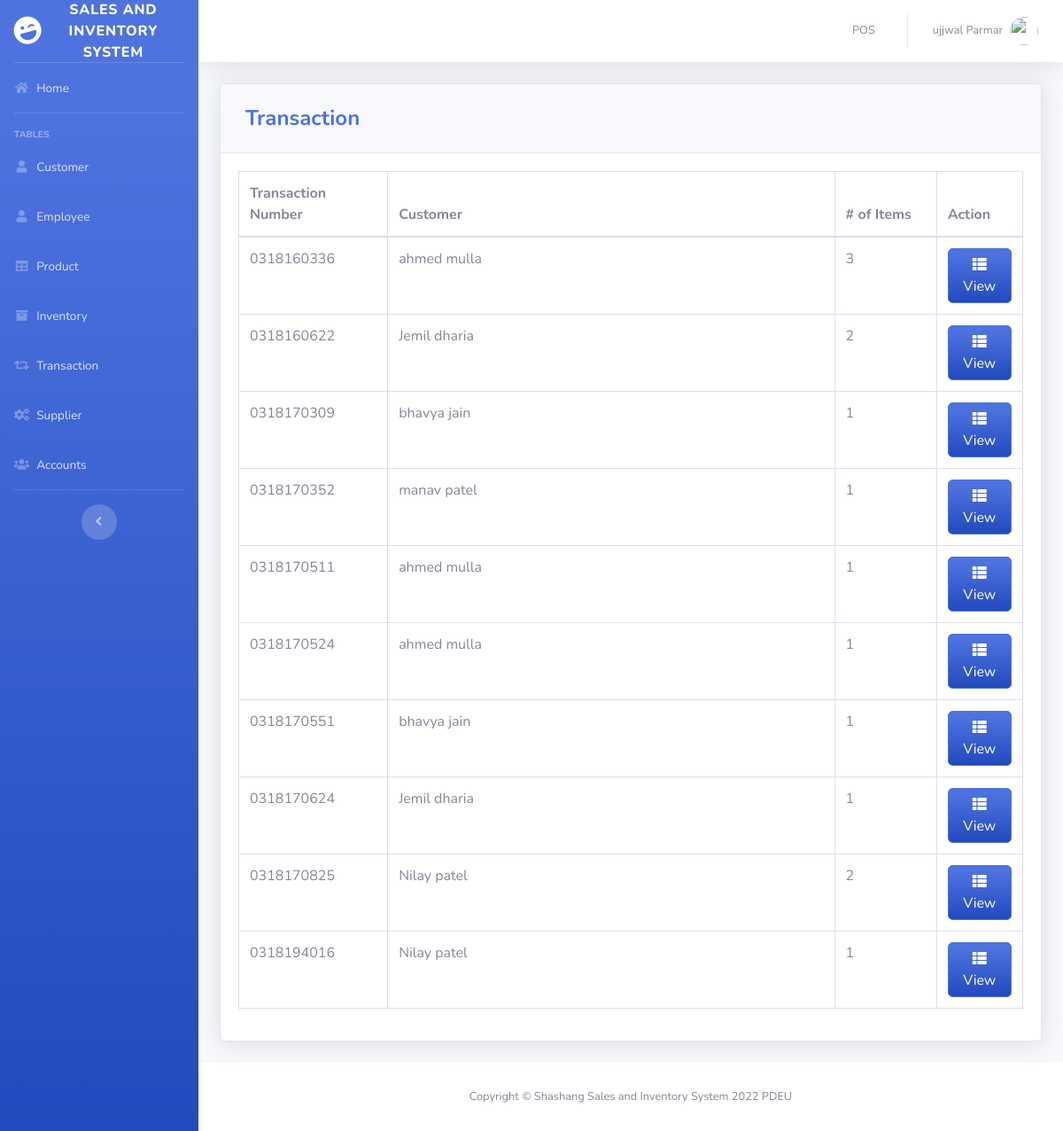
The page /pages/transaction.php (signed in) on the database its author committed.
### tables this page shows
CREATE TABLE `transaction` (
  `TRANS_ID` int(50) NOT NULL,
  `CUST_ID` int(11) DEFAULT NULL,
  `NUMOFITEMS` varchar(250) NOT NULL,
  `SUBTOTAL` varchar(50) NOT NULL,
  `LESSVAT` varchar(50) NOT NULL,
  `NETVAT` varchar(50) NOT NULL,
  `ADDVAT` varchar(50) NOT NULL,
  `GRANDTOTAL` varchar(250) NOT NULL,
  `CASH` varchar(250) NOT NULL,
  `DATE` varchar(50) NOT NULL,
  `TRANS_D_ID` varchar(250) NOT NULL
);

CREATE TABLE `customer` (
  `CUST_ID` int(11) NOT NULL,
  `FIRST_NAME` varchar(50) DEFAULT NULL,
  `LAST_NAME` varchar(50) DEFAULT NULL,
  `PHONE_NUMBER` varchar(11) DEFAULT NULL
);

### pages/transaction.php (the view, shortened to what this page needs)
<?php
include'../includes/connection.php';
include'../includes/sidebar.php';
?>
            <div class="card shadow mb-4">
            <div class="card-header py-3">
              <h4 class="m-2 font-weight-bold text-primary">Transaction</h4>
            </div>
            <div class="card-body">
              <div class="table-responsive">
                <table class="table table-bordered" id="dataTable" width="100%" cellspacing="0">
               <thead>
                   <tr>
                     <th width="19%">Transaction Number</th>
                     <th>Customer</th>
                     <th width="13%"># of Items</th>
                     <th width="11%">Action</th>
                   </tr>
               </thead>
          <tbody>
<?php
    $query = 'SELECT *, FIRST_NAME, LAST_NAME
              FROM transaction T
              JOIN customer C ON T.`CUST_ID`=C.`CUST_ID`
              ORDER BY TRANS_D_ID ASC';
        $result = mysqli_query($db, $query) or die (mysqli_error($db));
            while ($row = mysqli_fetch_assoc($result)) {
                echo '<tr>';
                echo '<td>'. $row['TRANS_D_ID'].'</td>';
                echo '<td>'. $row['FIRST_NAME'].' '. $row['LAST_NAME'].'</td>';
                echo '<td>'. $row['NUMOFITEMS'].'</td>';
                      echo '<td align="right">
                              <a type="button" class="btn btn-primary bg-gradient-primary" href="trans_view.php?action=edit & id='.$row['TRANS_ID'] . '"><i class="fas fa-fw fa-th-list"></i> View</a>
                          </div> </td>';
                echo '</tr> ';
                        }
?>
<?php
include'../includes/footer.php';
?>

### rows shown on the page
transaction: TRANS_D_ID "0318160336", CUST_ID.FIRST_NAME "ahmed", CUST_ID.LAST_NAME "mulla", NUMOFITEMS "3"
transaction: TRANS_D_ID "0318160622", CUST_ID.FIRST_NAME "Jemil", CUST_ID.LAST_NAME "dharia", NUMOFITEMS "2"
transaction: TRANS_D_ID "0318170309", CUST_ID.FIRST_NAME "bhavya", CUST_ID.LAST_NAME "jain", NUMOFITEMS "1"
transaction: TRANS_D_ID "0318170352", CUST_ID.FIRST_NAME "manav", CUST_ID.LAST_NAME "patel", NUMOFITEMS "1"
transaction: TRANS_D_ID "0318170511", CUST_ID.FIRST_NAME "ahmed", CUST_ID.LAST_NAME "mulla", NUMOFITEMS "1"
transaction: TRANS_D_ID "0318170524", CUST_ID.FIRST_NAME "ahmed", CUST_ID.LAST_NAME "mulla", NUMOFITEMS "1"
transaction: TRANS_D_ID "0318170551", CUST_ID.FIRST_NAME "bhavya", CUST_ID.LAST_NAME "jain", NUMOFITEMS "1"
transaction: TRANS_D_ID "0318170624", CUST_ID.FIRST_NAME "Jemil", CUST_ID.LAST_NAME "dharia", NUMOFITEMS "1"
transaction: TRANS_D_ID "0318170825", CUST_ID.FIRST_NAME "Nilay", CUST_ID.LAST_NAME "patel", NUMOFITEMS "2"
transaction: TRANS_D_ID "0318194016", CUST_ID.FIRST_NAME "Nilay", CUST_ID.LAST_NAME "patel", NUMOFITEMS "1"

### other values the page prints
$_SESSION['FIRST_NAME'] "ujjwal"
$_SESSION['LAST_NAME'] "Parmar"
